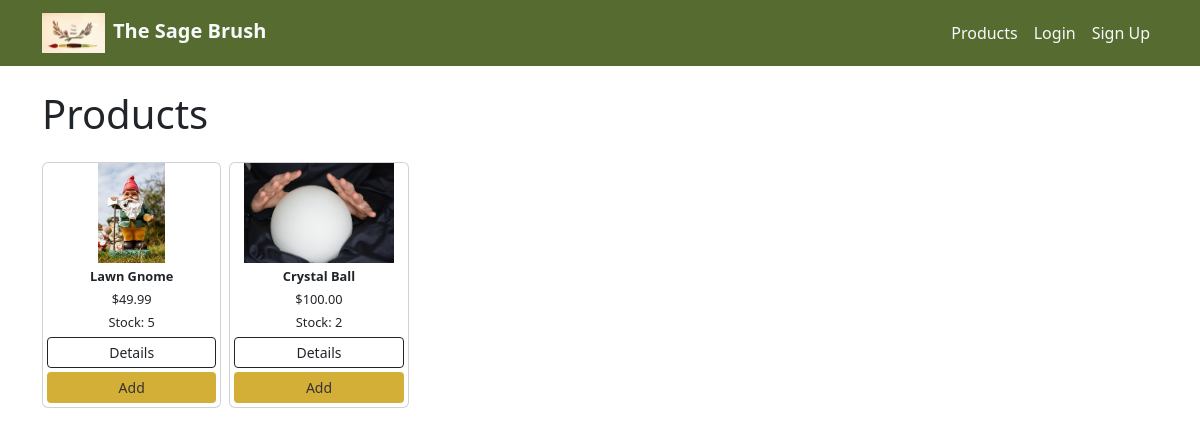
/store/, run on an earlier commit of the app's database.
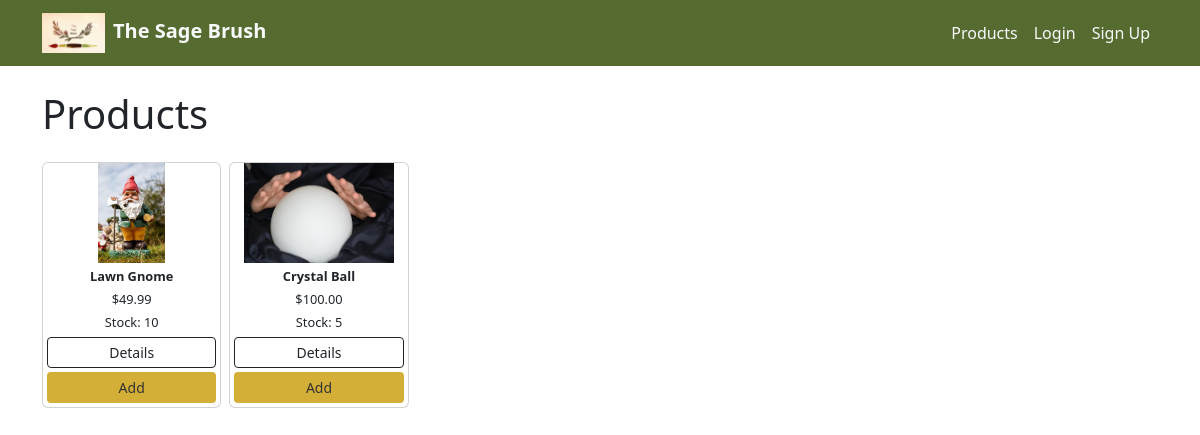
And on a later commit of the database.
### store/models.py (models this page shows, shortened)
class Product(models.Model):
    name = models.CharField(max_length=100)
    description = models.TextField(blank=True)
    price = models.DecimalField(max_digits=8, decimal_places=2)
    stock = models.PositiveIntegerField()
    category = models.ForeignKey(Category, on_delete=models.SET_NULL, null=True, blank=True)
    image = models.ImageField(upload_to='products/', blank=True, null=True)

### store/views.py (the view)
# urls.py: path('', views.product_list, name='product_list'),
def product_list(request):
    products = Product.objects.all()
    return render(request, 'store/product_list.html', {'products': products})

### store/templates/store/product_list.html (shortened to what this page needs)
{% extends 'layout.html' %}
{% block content %}
<h1 class="mb-4">Products</h1>
<div class="row row-cols-2 row-cols-md-4 row-cols-lg-6 g-2">
    {% for product in products %}
    <div class="col">
        <div class="card h-100 text-center" style="font-size: 0.8rem;">
            {% if product.image %}
            <img src="{{ product.image.url }}" class="card-img-top" alt="{{ product.name }}"
                 style="height: 100px; object-fit: contain;">
            {% endif %}
            <div class="card-body p-1 d-flex flex-column justify-content-between">
                <div>
                    <p class="mb-1 fw-bold">{{ product.name }}</p>
                    <p class="mb-1">${{ product.price }}</p>
                    <p class="mb-1">Stock: {{ product.stock }}</p>
                </div>
                <div class="d-grid gap-1">
                    <a href="{% url 'product_detail' product.pk %}" class="btn btn-outline-dark btn-sm">Details</a>
                    <a href="{% url 'add_to_cart' product.pk %}" class="btn btn-sm"
                       style="background-color: #D4AF37; color: #333;"
                       onmouseover="this.style.backgroundColor='#A52A2A'; this.style.color='#fff';"
                       onmouseout="this.style.backgroundColor='#D4AF37'; this.style.color='#333';">
                       Add
                    </a>
                </div>
            </div>
        </div>
    </div>
    {% endfor %}
</div>
{% endblock %}

### templates/layout.html (shortened to what this page needs)
<!DOCTYPE html>
{% load static %}
<html lang="en">
<head>
    <link href="https://cdn.jsdelivr.net/npm/bootstrap@5.3.2/dist/css/bootstrap.min.css" rel="stylesheet"/>
</head>
<body>
<nav class="navbar navbar-expand-lg navbar-dark" style="background-color: #556B2F;">
    <div class="container">
        <a class="navbar-brand text-light fw-bold" href="{% url 'home' %}">
            <img src="{% static 'store/images/Sage_Brush_Logo.jpg' %}" alt="Logo" style="height: 40px; width: auto; margin-right: 8px;">The Sage Brush</a>
        <div class="collapse navbar-collapse" id="navbarNav">
            <ul class="navbar-nav ms-auto">
                <li class="nav-item">
                    <a class="nav-link text-light" href="{% url 'product_list' %}">Products</a>
                </li>
                {% if user.is_authenticated %}
                    <li class="nav-item">
                        <a class="nav-link text-light" href="{% url 'cart' %}">Cart</a>
                    </li>
                    <li class="nav-item">
                        <a class="nav-link text-light" href="{% url 'logout' %}">Logout</a>
                    </li>
                {% else %}
                    <li class="nav-item">
                        <a class="nav-link text-light" href="{% url 'login' %}">Login</a>
                    </li>
                    <li class="nav-item">
                        <a class="nav-link text-light" href="{% url 'signup' %}">Sign Up</a>
                    </li>
                {% endif %}
            </ul>
        </div>
    </div>
</nav>
<div class="container my-4">
    {% block content %}
    {% endblock %}
</div>
</body>
</html>

What changed in the data, as far as the page shows it:
changed Product "Lawn Gnome": stock "5" → "10"
changed Product "Crystal Ball": stock "2" → "5"
